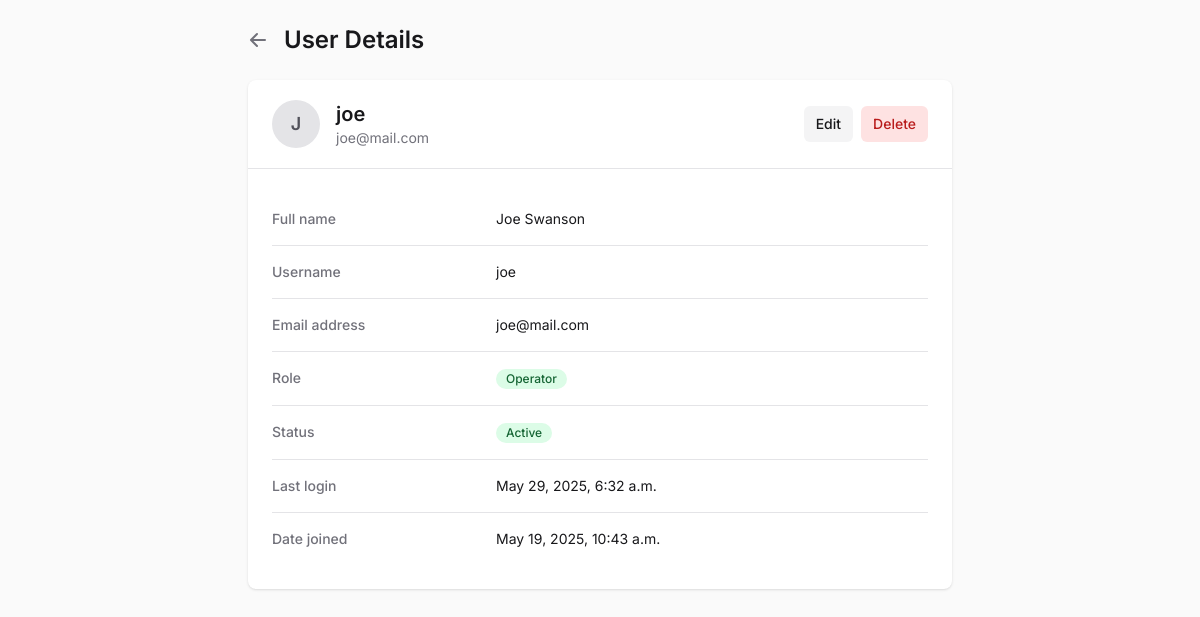
The page /users/manage/4/ (signed in) on the database its author committed.
### users/models.py (models this page shows, shortened)
class CustomUser(AbstractUser):
    ROLE_CHOICES = (
        ('admin', 'Admin'),
        ('manager', 'Manager'),
        ('operator', 'Operator'),
    )
    role = models.CharField(max_length=10, choices=ROLE_CHOICES, default='operator')

### users/views.py (the view)
# urls.py: path('manage/<int:pk>/', views.user_detail, name='user_detail'),
@login_required
@user_passes_test(is_admin)
def user_detail(request, pk):
    user = get_object_or_404(CustomUser, pk=pk)
    return render(request, 'users/user_detail.html', {'user': user})

### users/views.py (called while the page is built)
def is_admin(user):
    return user.is_authenticated and user.role == 'admin' or user.is_superuser

### users/templates/users/user_detail.html (shortened to what this page needs)
<!DOCTYPE html>
<html>
<head>
    <script src="https://cdn.tailwindcss.com"></script>
</head>
<body class="bg-zinc-50 min-h-screen">
    <div class="max-w-3xl mx-auto py-6 px-4 sm:px-6 lg:px-8">
        <div class="flex items-center mb-6">
            <a href="{% url 'users:user_list' %}" class="mr-4 text-zinc-500 hover:text-zinc-700">
                <svg xmlns="http://www.w3.org/2000/svg" class="h-5 w-5" viewBox="0 0 20 20" fill="currentColor">
                    <path fill-rule="evenodd" d="M9.707 16.707a1 1 0 01-1.414 0l-6-6a1 1 0 010-1.414l6-6a1 1 0 011.414 1.414L5.414 9H17a1 1 0 110 2H5.414l4.293 4.293a1 1 0 010 1.414z" clip-rule="evenodd" />
                </svg>
            </a>
            <h1 class="text-2xl font-semibold text-zinc-900">User Details</h1>
        </div>
        <div class="bg-white shadow rounded-lg overflow-hidden">
            <div class="border-b border-zinc-200">
                <div class="px-6 py-5 flex justify-between items-center">
                    <div class="flex items-center">
                        <div class="bg-zinc-200 rounded-full h-12 w-12 flex items-center justify-center mr-4">
                            <span class="text-zinc-600 font-semibold text-lg">{{ user.username|first|upper }}</span>
                        </div>
                        <div>
                            <h2 class="text-xl font-semibold text-zinc-900">{{ user.username }}</h2>
                            <p class="text-sm text-zinc-500">{{ user.email }}</p>
                        </div>
                    </div>
                    <div class="flex space-x-2">
                        <a href="{% url 'users:user_edit' user.id %}" class="inline-flex items-center justify-center whitespace-nowrap rounded-md text-sm font-medium bg-zinc-100 text-zinc-900 hover:bg-zinc-200 h-9 px-3 py-2">
                            Edit
                        </a>
                        <a href="{% url 'users:user_delete' user.id %}" class="inline-flex items-center justify-center whitespace-nowrap rounded-md text-sm font-medium bg-red-100 text-red-700 hover:bg-red-200 h-9 px-3 py-2" onclick="return confirm('Are you sure you want to delete this user?')">
                            Delete
                        </a>
                    </div>
                </div>
            </div>
            <div class="p-6">
                <dl class="divide-y divide-zinc-200">
                    <div class="py-4 sm:grid sm:grid-cols-3 sm:gap-4">
                        <dt class="text-sm font-medium text-zinc-500">Full name</dt>
                        <dd class="mt-1 text-sm text-zinc-900 sm:col-span-2 sm:mt-0">{{ user.first_name }} {{ user.last_name }}</dd>
                    </div>
                    <div class="py-4 sm:grid sm:grid-cols-3 sm:gap-4">
                        <dt class="text-sm font-medium text-zinc-500">Username</dt>
                        <dd class="mt-1 text-sm text-zinc-900 sm:col-span-2 sm:mt-0">{{ user.username }}</dd>
                    </div>
                    <div class="py-4 sm:grid sm:grid-cols-3 sm:gap-4">
                        <dt class="text-sm font-medium text-zinc-500">Email address</dt>
                        <dd class="mt-1 text-sm text-zinc-900 sm:col-span-2 sm:mt-0">{{ user.email }}</dd>
                    </div>
                    <div class="py-4 sm:grid sm:grid-cols-3 sm:gap-4">
                        <dt class="text-sm font-medium text-zinc-500">Role</dt>
                        <dd class="mt-1 text-sm sm:col-span-2 sm:mt-0">
                            <span class="inline-flex items-center px-2.5 py-0.5 rounded-full text-xs font-medium {% if user.role == 'admin' %}bg-purple-100 text-purple-800{% elif user.role == 'manager' %}bg-blue-100 text-blue-800{% else %}bg-green-100 text-green-800{% endif %}">
                                {{ user.get_role_display }}
                            </span>
                        </dd>
                    </div>
                    <div class="py-4 sm:grid sm:grid-cols-3 sm:gap-4">
                        <dt class="text-sm font-medium text-zinc-500">Status</dt>
                        <dd class="mt-1 text-sm sm:col-span-2 sm:mt-0">
                            <span class="inline-flex items-center px-2.5 py-0.5 rounded-full text-xs font-medium {% if user.is_active %}bg-green-100 text-green-800{% else %}bg-red-100 text-red-800{% endif %}">
                                {{ user.is_active|yesno:"Active,Inactive" }}
                            </span>
                        </dd>
                    </div>
                    <div class="py-4 sm:grid sm:grid-cols-3 sm:gap-4">
                        <dt class="text-sm font-medium text-zinc-500">Last login</dt>
                        <dd class="mt-1 text-sm text-zinc-900 sm:col-span-2 sm:mt-0">{{ user.last_login|default:"Never" }}</dd>
                    </div>
                    <div class="py-4 sm:grid sm:grid-cols-3 sm:gap-4">
                        <dt class="text-sm font-medium text-zinc-500">Date joined</dt>
                        <dd class="mt-1 text-sm text-zinc-900 sm:col-span-2 sm:mt-0">{{ user.date_joined }}</dd>
                    </div>
                </dl>
            </div>
        </div>
    </div>
</body>
</html>

### rows shown on the page
CustomUser: username|first "J", username "joe", email "joe@mail.com", first_name "Joe", last_name "Swanson", role "Operator", is_active "Active", last_login "May 29, 2025, 6:32 a.m.", date_joined "May 19, 2025, 10:43 a.m."
